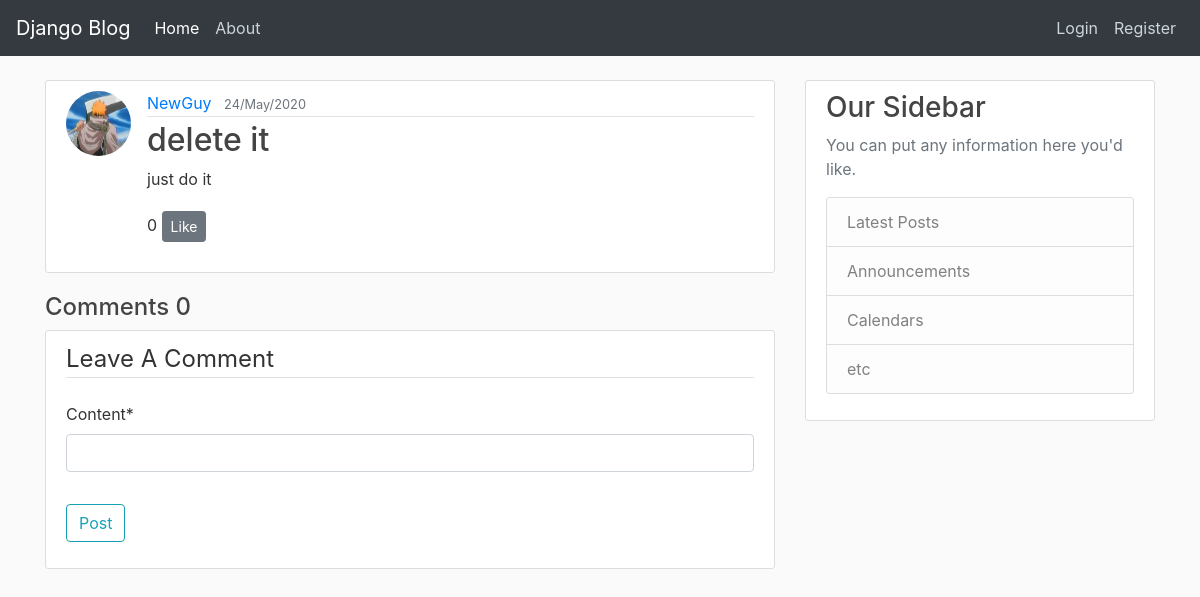
The page /post/12/ on the database as committed earlier.
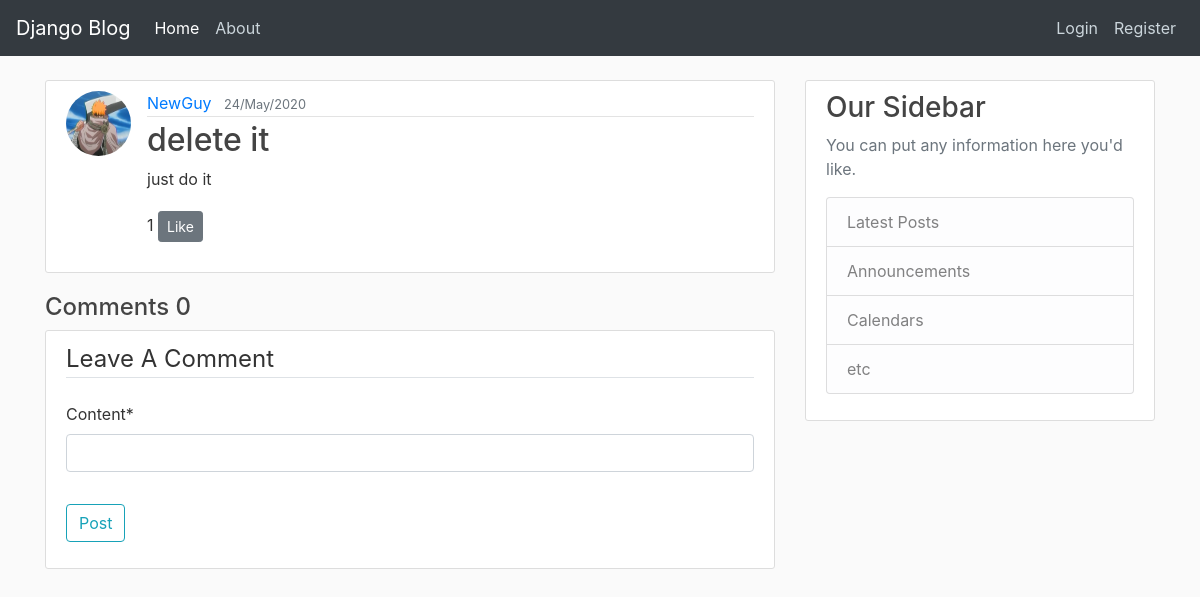
The same page on the database as committed later.
### blog/models.py (models this page shows, shortened)
class Post(models.Model):
    title=models.CharField(max_length=100)
    content=models.TextField()
    date_created=models.DateTimeField(default=timezone.now)
    likes=models.ManyToManyField(User,related_name='like',blank=True)
    comments=models.ManyToManyField(Comment,blank=True)
    author=models.ForeignKey(User,on_delete=models.CASCADE,related_name='author')

### users/models.py (models this page shows, shortened)
class Profile(models.Model):
    user=models.OneToOneField(User,on_delete=models.CASCADE)
    image=models.ImageField(default='./profile_pics/default.jpg',upload_to="profile_pics")

### blog/views.py (the view, shortened to what this page needs)
# urls.py: path('post/<int:pk>/', views.PostDetailView.as_view(),name="post-details"),
class PostDetailView( FormMixin,DetailView):
    model=Post
    ordering=['date_created']
    form_class=addComment

### blog/forms.py
class addComment(forms.ModelForm):
    content=forms.TextInput()
    class Meta:
        model=Comment
        fields=['content']

### blog/templates/blog/post_detail.html (shortened to what this page needs)
{% extends "blog/base.html" %}
{% block content %}
{% load crispy_forms_tags %}
    <article class="media content-section">
        <img class="rounded-circle article-img" src="{{ post.author.profile.image.url }}">
        <div class="media-body">
            <div class="article-metadata">
                <a class="mr-2" href="{% url 'other-user' post.author %}">{{ post.author }}</a>
                <small class="text-muted">{{ post.date_created|date:"d/F/Y" }}</small>
            </div>
            <h2 class="article-title">{{ post.title }}</h2>
            <p class="article-content">{{ post.content }}</p>
            <p>{{ post.likes.count }}
            {% if user in post.likes.all %}
                <a class="btn btn-secondary btn-sm mt-1 mb-1" href="{% url 'post-like' object.id %}">Disike</a>
            {% else %}
                <a class="btn btn-secondary btn-sm mt-1 mb-1" href="{% url 'post-like' object.id %}">Like</a>
            {% endif %}
            </p>
        </div>
    </article>
    <h4>Comments {{ post.comments.count }}</h4>
    <div class="content-section">
        <form method="POST">
            <fieldset class="form-group">
                <legend class="border-bottom mb-4">Leave A Comment</legend>
                {{ form|crispy }}
            </fieldset>
            <div class="form-group">
                <button class="btn btn-outline-info" type="submit">Post</button>
            </div>
        </form>
    </div>
{% endblock content %}

Rows that differ between the two databases and show on the page:
changed Post "delete it": likes.count "0" → "1"
